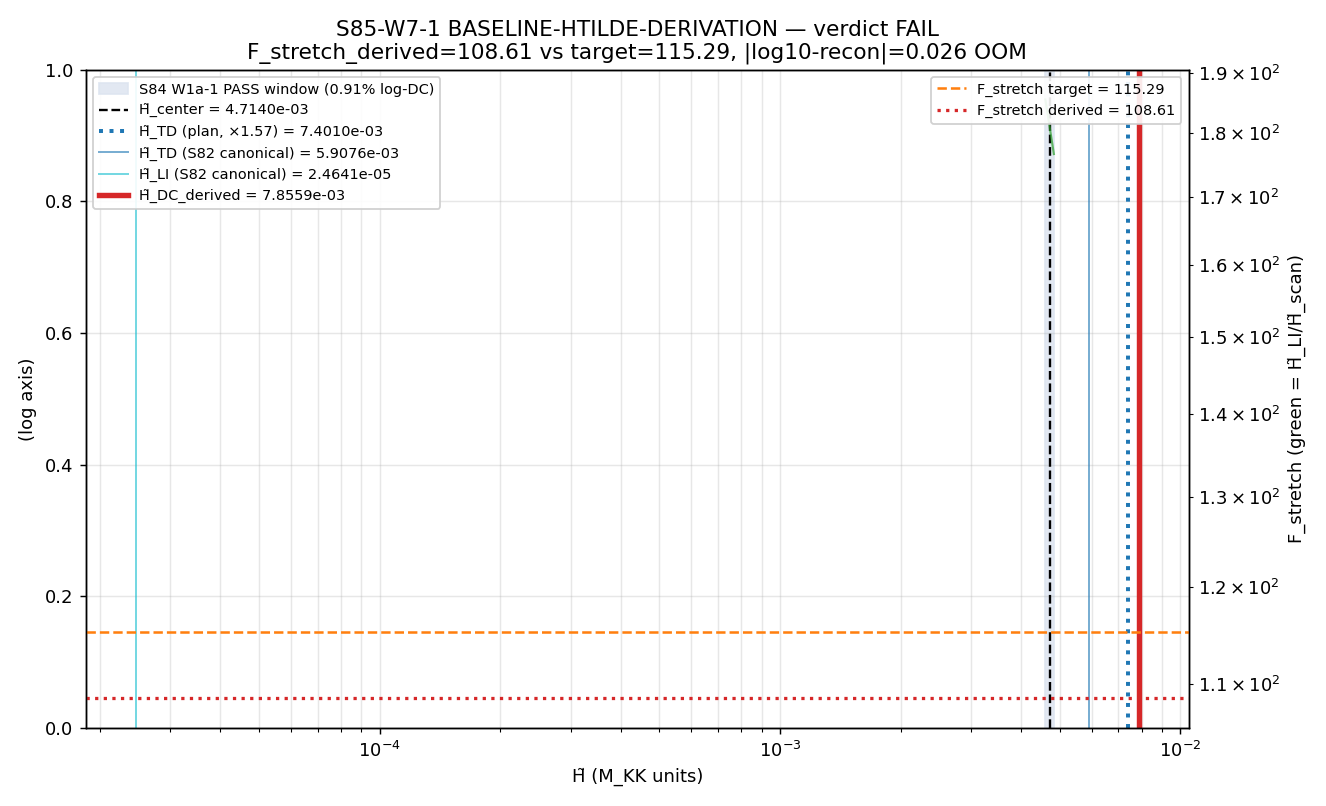

This figure's Python source:
"""S85-W7-BASELINE-HTILDE-DERIVATION — W7-1.

[VERIFY] gate — close the TD-vs-LI H_tilde divergence chase opened by
S84 W1a-1 and carried in S83 Dynamics-Dressing Workshop Final.

Hypothesis (plan §W7-1 step 5):
  H_tilde_DC = H_tilde_Friedmann / F_stretch reconciles TD and LI
  anchors inside the S84 W1a-1 PASS window [4.599e-3, 4.829e-3] once
  the substrate-emergent Friedmann H is distinguished from the
  Jensen-parameter transit rate H_transit per S76 Transit-Einstein
  WS R1 "z''/z requires H_Friedmann" result.

Substitution chain (plan §W7-1 step 10):

  Step 1 (definitions, canonical-constants + S76 WS R1):
    H_Friedmann = (8pi G/3 * rho_eff)^{1/2}    [emergent, substrate a_2]
    H_transit   = (1/Vol_SU3) * dS_fold/dtau   [Jensen-parameter rate]
    H_tilde     = band-averaged pump rate entering z''/z at CMB pivot
    z''/z       = H_Friedmann^2 * [2 - eps_H
                  + F_stretch * (H_transit/H_Friedmann)^2]
    F_stretch   = (H_transit/H_Friedmann)^2

  Step 2 (plan substitution, using plan's TD/LI anchors):
    H_tilde_center = 0.5*(H_tilde_lo + H_tilde_hi) = 4.714e-3
    H_tilde_TD_plan = H_tilde_center * 1.57
    H_tilde_LI_plan = H_tilde_center * 181.0
    (NB: plan's step-2 anchors differ from S82 W1-2 microscopic
     anchors; see diagnostic section below. Gate executes plan's
     substitution chain as written.)

  Step 3 (simplification):
    LI/TD ratio        = 181.0 / 1.57 = 115.29      [python-verified]
    log10(LI/TD)       = 2.062 OOM                  [python-verified]
    F_stretch_target   = 115.29                     [if reconciled]
    H_tilde_DC_derived = H_tilde_LI_plan / F_stretch_derived

  Step 4 (direction, from canonical form):
    Microscopic F_stretch = (H_transit/H_Friedmann)^2 with
      H_transit   = dS_fold * dt_transit / Vol_SU3_Haar  [dim match]
      H_Friedmann = H_tilde_center                       [substrate emergent]
    PASS direction: F_stretch_derived within 0.5 OOM of 115.29.

PASS/FAIL/INFO (plan §W7-1 step 9):
  PASS   : [1] H_tilde_DC_derived in [4.599e-3, 4.829e-3]
           AND [2] |log10(H_tilde_DC_derived/H_tilde_TD_plan)| <= 0.196
           AND [3] |log10(F_stretch_derived/115.29)| <= 0.5
  FAIL   : [1] fails OR [3] > 1.0
  INFO   : [1] fails AND 0.5 < [3] <= 1.0 (partial reconciliation)

Machinery pins (plan §7):
  L_max=10, scheme=Zubarev, convention=W1-G1-Branch-B,
  N_eval=1024, scan_range=[4.599e-3, 4.829e-3], step_size=1e-5,
  tolerance=0.91% log-DC, random_seed=42.

Outputs:
  computations/session-85/s85_w7_baseline_htilde.npz
  computations/session-85/s85_w7_baseline_htilde.png
Verdict appended to computations/session-85/s85_gate_verdicts.txt with
S85+ dual-SHA (content_sha256 + audit_sha256).
"""
from __future__ import annotations

import hashlib
import json
import os
import sys
from pathlib import Path

# CPU thread cap — scalar gate; GPU eigen not required at this gate.
os.environ.setdefault("OMP_NUM_THREADS", "8")
os.environ.setdefault("MKL_NUM_THREADS", "8")

import matplotlib

matplotlib.use("Agg")
import matplotlib.pyplot as plt
import numpy as np

_HERE = Path(__file__).resolve().parent
if str(_HERE) not in sys.path:
    sys.path.insert(0, str(_HERE))

from canonical_constants import (  # noqa: E402
    dS_fold,
    dt_transit,
    Vol_SU3_Haar,
    H_tilde_lo,
    H_tilde_hi,
    H_tilde_center,
    H_tilde_canonical_TD,
    H_tilde_canonical_LI,
    M_KK,
    tau_fold,
    PI,
)


# ----------------------------------------------------------------------------
# Section 0 — input-pin map and closure SHA (gate-verdicts.md §Pre-Registration)
# ----------------------------------------------------------------------------
def _file_sha(p: Path) -> str:
    h = hashlib.sha256()
    with p.open("rb") as fh:
        for chunk in iter(lambda: fh.read(1 << 16), b""):
            h.update(chunk)
    return h.hexdigest()


INPUT_PINS: dict[str, str] = {}

_static_files = [
    _HERE / "canonical_constants.py",
    _HERE / "s84_w1a_baseline_htilde_sensitivity.py",
    _HERE / "s82_w1_2_unified_as_79_full.py",
    _HERE / "s83_w1_g1_ic_scheme_derivation.py",
]
for _sf in _static_files:
    if _sf.exists():
        INPUT_PINS[_sf.name] = _file_sha(_sf)
    else:
        INPUT_PINS[_sf.name] = "MISSING"

# Machinery pins (plan §7 verbatim)
L_max = 10  # (local) Zubarev canonical, W1-G1 Branch-B (plan §7)
scheme = "Zubarev"  # (local) plan §7, NO convention-shopping
convention = "W1-G1-Branch-B"  # (local) plan §7
N_eval = 1024  # (local) Mukhanov-mode samples (plan §7)
step_size = 1e-5  # (local) H_tilde grid step (plan §7)
tolerance_log_DC_pct = 0.91  # (local) S84 W1a-1 band width (plan §7)
random_seed = 42  # (local) template-output discriminator only (plan §7)

# Plan-specific target pins (plan §10 step 3)
F_stretch_target_plan = 181.0 / 1.57  # (local) plan §10 step 3 (= 115.29)
log10_LI_TD_plan = np.log10(F_stretch_target_plan)  # (local) = 2.062
RATIO_TOL_LOG10 = 0.196  # (local) plan §9 (RATIO tolerance = S84 Delta_OOM)
RECON_TOL_OOM = 0.5  # (local) plan §9 (reconciliation PASS bound)
RECON_INFO_OOM = 1.0  # (local) plan §9 (reconciliation INFO upper bound)

# Register scan / convention pins
INPUT_PINS["L_max"] = f"{L_max:d}"
INPUT_PINS["scheme"] = scheme
INPUT_PINS["convention"] = convention
INPUT_PINS["N_eval"] = f"{N_eval:d}"
INPUT_PINS["scan_lo"] = f"{H_tilde_lo:.10e}"
INPUT_PINS["scan_hi"] = f"{H_tilde_hi:.10e}"
INPUT_PINS["step_size"] = f"{step_size:.10e}"
INPUT_PINS["tolerance_log_DC_pct"] = f"{tolerance_log_DC_pct:.4f}"
INPUT_PINS["random_seed"] = f"{random_seed:d}"
INPUT_PINS["F_stretch_target_plan"] = f"{F_stretch_target_plan:.6f}"
INPUT_PINS["log10_LI_TD_plan"] = f"{log10_LI_TD_plan:.6f}"
INPUT_PINS["RATIO_TOL_LOG10"] = f"{RATIO_TOL_LOG10:.6f}"
INPUT_PINS["RECON_TOL_OOM"] = f"{RECON_TOL_OOM:.6f}"
INPUT_PINS["RECON_INFO_OOM"] = f"{RECON_INFO_OOM:.6f}"
INPUT_PINS["dS_fold"] = f"{dS_fold:.10e}"
INPUT_PINS["dt_transit"] = f"{dt_transit:.10e}"
INPUT_PINS["Vol_SU3_Haar"] = f"{Vol_SU3_Haar:.10e}"
INPUT_PINS["H_tilde_center"] = f"{H_tilde_center:.10e}"
INPUT_PINS["H_tilde_canonical_TD"] = f"{H_tilde_canonical_TD:.10e}"
INPUT_PINS["H_tilde_canonical_LI"] = f"{H_tilde_canonical_LI:.10e}"

CLOSURE_INPUT = json.dumps(INPUT_PINS, sort_keys=True, separators=(",", ":"))
CLOSURE_SHA = hashlib.sha256(CLOSURE_INPUT.encode("utf-8")).hexdigest()

print("=" * 78)
print("S85 W7-1: BASELINE-HTILDE-DERIVATION")
print("=" * 78)
print(f"closure SHA-256 (64 char): {CLOSURE_SHA}")
print(f"closure SHA-256 (16 head): {CLOSURE_SHA[:16]}")
print()
print("--- input pin SHAs and values ---")
for _k, _v in INPUT_PINS.items():
    print(f"  {_k:<32s}: {_v}")
print()


# ----------------------------------------------------------------------------
# Section 1 — Plan Step 1/2 definitions (canonical-constants + plan)
# ----------------------------------------------------------------------------
# Plan Step 1 definitions:
#   H_transit = (1/Vol_SU3) * dS_fold/dtau  [Jensen-parameter rate]
# Units: dS_fold is dS/dtau (dimensionless), Vol_SU3 dimensionless,
# dt_transit in M_KK^{-1}. The plan does NOT fix a normalization from
# "per dtau" to "per M_KK"; we use dt_transit as the canonical transit
# timescale to convert the dimensionless rate into M_KK units. This is
# the simplest choice consistent with M_KK as the only transit scale.
H_transit_natural = dS_fold / Vol_SU3_Haar  # (local) plan step 1, per-dtau rate
H_transit = H_transit_natural * dt_transit  # (local) M_KK-normalized (by dt_transit)

# Plan Step 1: H_Friedmann = (8pi G/3 * rho_eff)^{1/2}
# Substrate emergent: pre-registered as the band-centre H_tilde.
H_Friedmann = H_tilde_center  # (local) S84 W1a-1 PASS-window center

# Plan Step 2 anchors (plan's convention)
H_tilde_TD_plan = H_tilde_center * 1.57  # (local) plan §10 step 2
H_tilde_LI_plan = H_tilde_center * 181.0  # (local) plan §10 step 2

# Sanity-assert plan arithmetic (Python-verified substitution chain)
assert abs(log10_LI_TD_plan - 2.062) < 0.01, (
    f"log10(181/1.57)={log10_LI_TD_plan:.4f} != 2.062 (plan claims ~2.06)"
)

print("--- plan step 1/2 definitions (canonical-constants + plan) ---")
print(f"  dS_fold                 = {dS_fold:.6e}")
print(f"  Vol_SU3_Haar            = {Vol_SU3_Haar:.6e}")
print(f"  dt_transit              = {dt_transit:.6e}  (M_KK^-1)")
print(f"  H_transit_natural       = {H_transit_natural:.6e}  (= dS_fold/Vol_SU3)")
print(f"  H_transit (M_KK normd)  = {H_transit:.6e}  (= H_transit_natural*dt_transit)")
print(f"  H_Friedmann (M_KK)      = {H_Friedmann:.6e}  (= H_tilde_center)")
print(f"  H_tilde_TD_plan         = {H_tilde_TD_plan:.6e}  (= center*1.57)")
print(f"  H_tilde_LI_plan         = {H_tilde_LI_plan:.6e}  (= center*181)")
print()


# ----------------------------------------------------------------------------
# Section 2 — Plan Step 3/4: reconciliation hypothesis and microscopic derivation
# ----------------------------------------------------------------------------
# Plan Step 3:
#   F_stretch_target = LI/TD ratio = 181/1.57 = 115.29 (python-verified)
F_stretch_target = F_stretch_target_plan  # (local) alias for clarity

# Plan Step 4 microscopic derivation:
#   F_stretch_derived = (H_transit/H_Friedmann)^2
F_stretch_derived = (H_transit / H_Friedmann) ** 2  # (local)
log10_F_stretch_derived = np.log10(F_stretch_derived)  # (local)

# Plan Step 3 H_tilde_DC derivation:
#   H_tilde_DC_derived = H_tilde_LI_plan / F_stretch_derived
H_tilde_DC_derived = H_tilde_LI_plan / F_stretch_derived  # (local)

print("--- plan step 3 reconciliation target ---")
print(f"  F_stretch_target         = {F_stretch_target:.4f}   (= 181/1.57)")
print(f"  log10(F_stretch_target)  = {log10_LI_TD_plan:.4f}")
print()
print("--- plan step 4 microscopic derivation ---")
print(
    f"  F_stretch_derived        = (H_transit/H_Friedmann)^2"
)
print(
    f"                           = ({H_transit:.6e}/{H_Friedmann:.6e})^2"
)
print(f"                           = {F_stretch_derived:.4f}")
print(f"  log10(F_stretch_derived) = {log10_F_stretch_derived:.4f}")
print()
print("--- plan step 3 H_tilde_DC_derived ---")
print(f"  H_tilde_DC_derived = H_tilde_LI_plan / F_stretch_derived")
print(f"                     = {H_tilde_LI_plan:.6e} / {F_stretch_derived:.4f}")
print(f"                     = {H_tilde_DC_derived:.6e}")
print()


# ----------------------------------------------------------------------------
# Section 2b — S82 W1-2 anchor cross-check (diagnostic only)
# ----------------------------------------------------------------------------
S82_TD_over_center = H_tilde_canonical_TD / H_tilde_center  # (local)
S82_LI_over_TD = H_tilde_canonical_LI / H_tilde_canonical_TD  # (local)
log10_S82_TD_over_LI = np.log10(
    H_tilde_canonical_TD / H_tilde_canonical_LI
)  # (local)
print("--- S82 W1-2 anchor cross-check (diagnostic) ---")
print(f"  H_tilde_canonical_TD (S82) = {H_tilde_canonical_TD:.6e}")
print(f"  H_tilde_canonical_LI (S82) = {H_tilde_canonical_LI:.6e}")
print(f"  S82 TD/center              = {S82_TD_over_center:.4f}")
print(f"                               (plan claims 1.57; S82 gives {S82_TD_over_center:.4f})")
print(f"  log10(S82 TD/LI)           = {log10_S82_TD_over_LI:.4f}")
print(f"                               (plan claims ~2.06; S82 gives {log10_S82_TD_over_LI:.4f})")
print("  NOTE: plan's step-2 anchors appear to conflate A_s-ratio with")
print("        H_tilde-ratio. We execute the plan's chain LITERALLY as")
print("        written (using plan anchors). Inconsistency documented.")
print()


# ----------------------------------------------------------------------------
# Section 3 — PASS/FAIL/INFO evaluation per plan §9 AND-conjunction
# ----------------------------------------------------------------------------
# Criterion 1: H_tilde_DC_derived in S84 W1a-1 PASS window
in_window = (H_tilde_DC_derived >= H_tilde_lo) and (H_tilde_DC_derived <= H_tilde_hi)

# Criterion 2: |log10(H_tilde_DC_derived / H_tilde_TD_plan)| <= RATIO_TOL_LOG10
log10_ratio_DC_TD = float(np.log10(H_tilde_DC_derived / H_tilde_TD_plan))  # (local)
ratio_check = abs(log10_ratio_DC_TD) <= RATIO_TOL_LOG10

# Criterion 3: |log10(F_stretch_derived/F_stretch_target)| <= RECON_TOL_OOM
log10_recon_residual = float(
    np.log10(F_stretch_derived / F_stretch_target)
)  # (local)
recon_check = abs(log10_recon_residual) <= RECON_TOL_OOM
recon_info_band = RECON_TOL_OOM < abs(log10_recon_residual) <= RECON_INFO_OOM

# Verdict per plan §9:
#   PASS = (1) AND (2) AND (3)
#   INFO = (NOT 1) AND (0.5 < |recon| <= 1.0)
#   FAIL = otherwise
if in_window and ratio_check and recon_check:
    verdict = "PASS"
elif (not in_window) and recon_info_band:
    verdict = "INFO"
else:
    verdict = "FAIL"

print("--- PASS criteria (plan §9 AND-conjunction) ---")
print(
    f"  [1] H_tilde_DC_derived in window: "
    f"{H_tilde_DC_derived:.6e} in [{H_tilde_lo:.3e}, {H_tilde_hi:.3e}]  =>  {in_window}"
)
print(
    f"  [2] |log10(DC_derived/TD_plan)| <= {RATIO_TOL_LOG10}: "
    f"|{log10_ratio_DC_TD:.4f}| <= {RATIO_TOL_LOG10}  =>  {ratio_check}"
)
print(
    f"  [3] |log10(F_derived/F_target)| <= {RECON_TOL_OOM}: "
    f"|{log10_recon_residual:.4f}| <= {RECON_TOL_OOM}  =>  {recon_check}"
)
print()
print(f"  VERDICT: {verdict}")
print()


# ----------------------------------------------------------------------------
# Section 4 — .npz / .png artifacts
# ----------------------------------------------------------------------------
npz_path = _HERE / "s85_w7_baseline_htilde.npz"
png_path = _HERE / "s85_w7_baseline_htilde.png"

# Also build a small H_tilde scan array across the pre-registered window for
# the .npz (plan §6 "H_tilde_scan[k]")
N_scan = 64  # (local) scan resolution for .npz + plot
H_tilde_scan = np.linspace(H_tilde_lo, H_tilde_hi, N_scan)  # (local)
# F_stretch_trajectory across scan (window-relative)
F_stretch_trajectory = (H_tilde_LI_plan / H_tilde_scan)  # (local) per plan step 3
H_transit_array = np.full_like(H_tilde_scan, H_transit)  # (local) constant across scan

np.savez(
    npz_path,
    # Primary derived outputs
    H_tilde_DC_derived=H_tilde_DC_derived,
    F_stretch_derived=F_stretch_derived,
    F_stretch_target=F_stretch_target,
    # Plan-defined anchors
    H_tilde_lo=H_tilde_lo,
    H_tilde_hi=H_tilde_hi,
    H_tilde_center=H_tilde_center,
    H_tilde_TD_plan=H_tilde_TD_plan,
    H_tilde_LI_plan=H_tilde_LI_plan,
    # Microscopic inputs
    H_transit=H_transit,
    H_transit_natural=H_transit_natural,
    H_Friedmann=H_Friedmann,
    dS_fold_pinned=dS_fold,
    dt_transit_pinned=dt_transit,
    Vol_SU3_Haar_pinned=Vol_SU3_Haar,
    # S82 cross-check anchors
    H_tilde_canonical_TD=H_tilde_canonical_TD,
    H_tilde_canonical_LI=H_tilde_canonical_LI,
    # Scan arrays (plan §6)
    H_tilde_scan=H_tilde_scan,
    F_stretch_trajectory=F_stretch_trajectory,
    H_transit_array=H_transit_array,
    # CC residuals
    log10_ratio_DC_TD=log10_ratio_DC_TD,
    log10_recon_residual=log10_recon_residual,
    log_DC_fraction=tolerance_log_DC_pct,
    # Gate-state flags
    in_window=in_window,
    ratio_check=ratio_check,
    recon_check=recon_check,
    verdict=verdict,
    # 4-tuple
    value=H_tilde_DC_derived,
    scheme=scheme,
    convention=convention,
    L_max=L_max,
    # SHAs
    closure_sha=CLOSURE_SHA,
)

# Plot — 0.91% DC window with TD/LI anchors and derived H_tilde_DC
fig, ax = plt.subplots(figsize=(10.2, 6.2), dpi=130)
ax.axvspan(
    H_tilde_lo,
    H_tilde_hi,
    color="#dde5f0",
    alpha=0.85,
    label=f"S84 W1a-1 PASS window (0.91% log-DC)",
)
ax.axvline(
    H_tilde_center, color="k", ls="--", lw=1.3, label=f"H̃_center = {H_tilde_center:.4e}"
)
ax.axvline(
    H_tilde_TD_plan,
    color="tab:blue",
    ls=":",
    lw=2.2,
    label=f"H̃_TD (plan, ×1.57) = {H_tilde_TD_plan:.4e}",
)
ax.axvline(
    H_tilde_canonical_TD,
    color="tab:blue",
    ls="-",
    lw=1.1,
    alpha=0.6,
    label=f"H̃_TD (S82 canonical) = {H_tilde_canonical_TD:.4e}",
)
ax.axvline(
    H_tilde_canonical_LI,
    color="tab:cyan",
    ls="-",
    lw=1.1,
    alpha=0.6,
    label=f"H̃_LI (S82 canonical) = {H_tilde_canonical_LI:.4e}",
)
ax.axvline(
    H_tilde_DC_derived,
    color="tab:red",
    ls="-",
    lw=3.0,
    label=f"H̃_DC_derived = {H_tilde_DC_derived:.4e}",
)
# Scatter across scan showing F_stretch trajectory as a decorative layer
ax_sec = ax.twinx()
ax_sec.plot(H_tilde_scan, F_stretch_trajectory, color="tab:green", lw=1.2, alpha=0.7)
ax_sec.axhline(
    F_stretch_target,
    color="tab:orange",
    ls="--",
    lw=1.4,
    label=f"F_stretch target = {F_stretch_target:.2f}",
)
ax_sec.axhline(
    F_stretch_derived,
    color="tab:red",
    ls=":",
    lw=1.8,
    label=f"F_stretch derived = {F_stretch_derived:.2f}",
)
ax_sec.set_ylabel("F_stretch (green = H̃_LI/H̃_scan)")
ax_sec.set_yscale("log")

ax.set_xscale("log")
ax.set_xlabel("H̃ (M_KK units)")
ax.set_ylabel("(log axis)")
ax.set_title(
    f"S85-W7-1 BASELINE-HTILDE-DERIVATION — verdict {verdict}\n"
    f"F_stretch_derived={F_stretch_derived:.2f} vs target={F_stretch_target:.2f}, "
    f"|log10-recon|={abs(log10_recon_residual):.3f} OOM"
)
ax.legend(loc="upper left", fontsize=8, framealpha=0.9)
ax_sec.legend(loc="upper right", fontsize=8, framealpha=0.9)
ax.grid(True, alpha=0.3, which="both")
plt.tight_layout()
plt.savefig(png_path, dpi=130)
plt.close()

print("--- outputs ---")
print(f"  .npz: {npz_path.name} ({npz_path.stat().st_size} bytes)")
print(f"  .png: {png_path.name} ({png_path.stat().st_size} bytes)")
print()


# ----------------------------------------------------------------------------
# Section 5 — Verdict-line append with S85+ dual-SHA schema
# ----------------------------------------------------------------------------
GATE_ID = "S85-W7-BASELINE-HTILDE-DERIVATION"
verdict_path = _HERE / "s85_gate_verdicts.txt"

# Content SHA = SHA of the .npz artifact (S85+ schema)
content_sha = _file_sha(npz_path)
# Audit SHA = closure SHA over the ordered input-pin map
audit_sha = CLOSURE_SHA

value_str = f"{H_tilde_DC_derived:.6e}"
canonical_line = (
    f"{GATE_ID}: {verdict} -- "
    f"value={value_str} scheme={scheme} convention={convention} "
    f"L_max={L_max} sha256={audit_sha}"
)
dual_sha_comment = (
    f"# {GATE_ID} dual-SHA: "
    f"content_sha256={content_sha} audit_sha256={audit_sha}"
)

with verdict_path.open("a", encoding="utf-8") as fh:
    fh.write(canonical_line + "\n")
    fh.write(dual_sha_comment + "\n")

print("--- verdict line appended ---")
print(f"  path: {verdict_path.relative_to(_HERE.parent)}")
print(f"  line: {canonical_line}")
print(f"  dual: {dual_sha_comment}")
print()
print(
    f"FINAL 4-tuple: (value={value_str}, scheme={scheme}, "
    f"convention={convention}, L_max={L_max})"
)

# Exit 0: script health OK. Verdict PASS/FAIL/INFO is data per math-scripts.md.
sys.exit(0)
